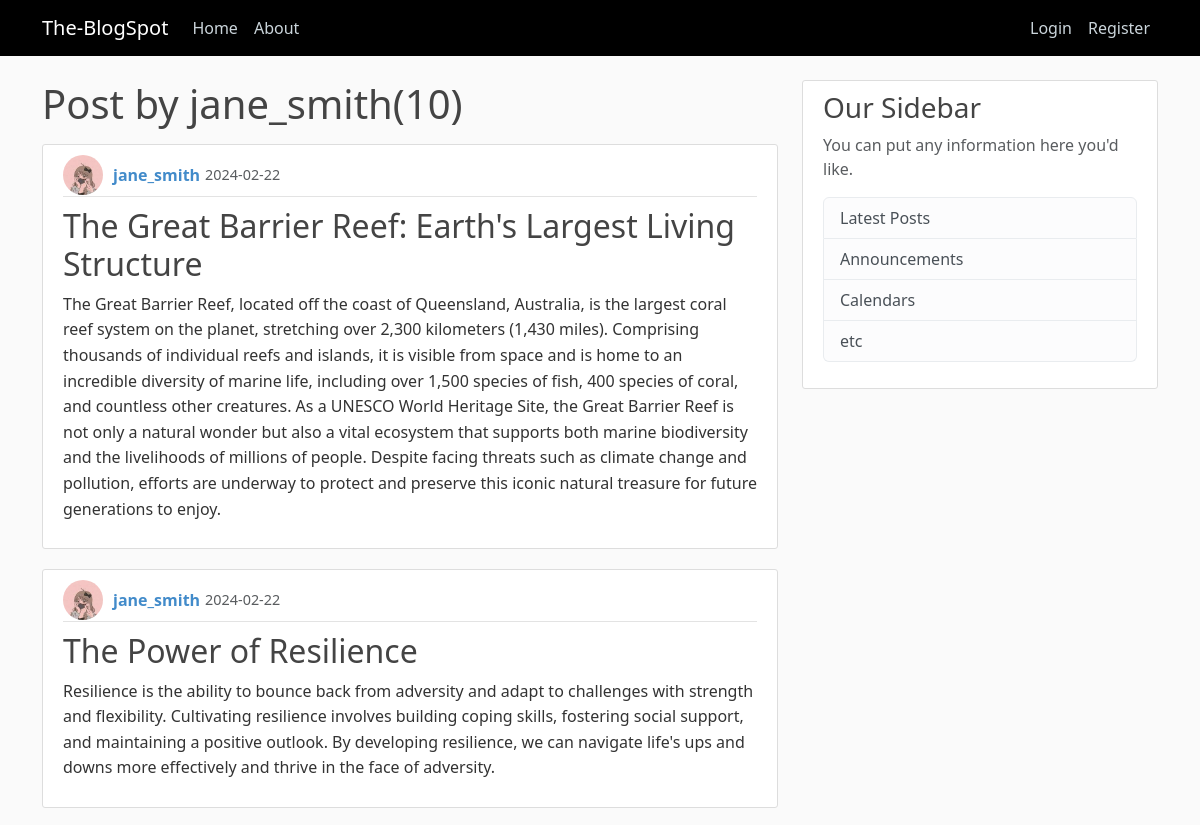
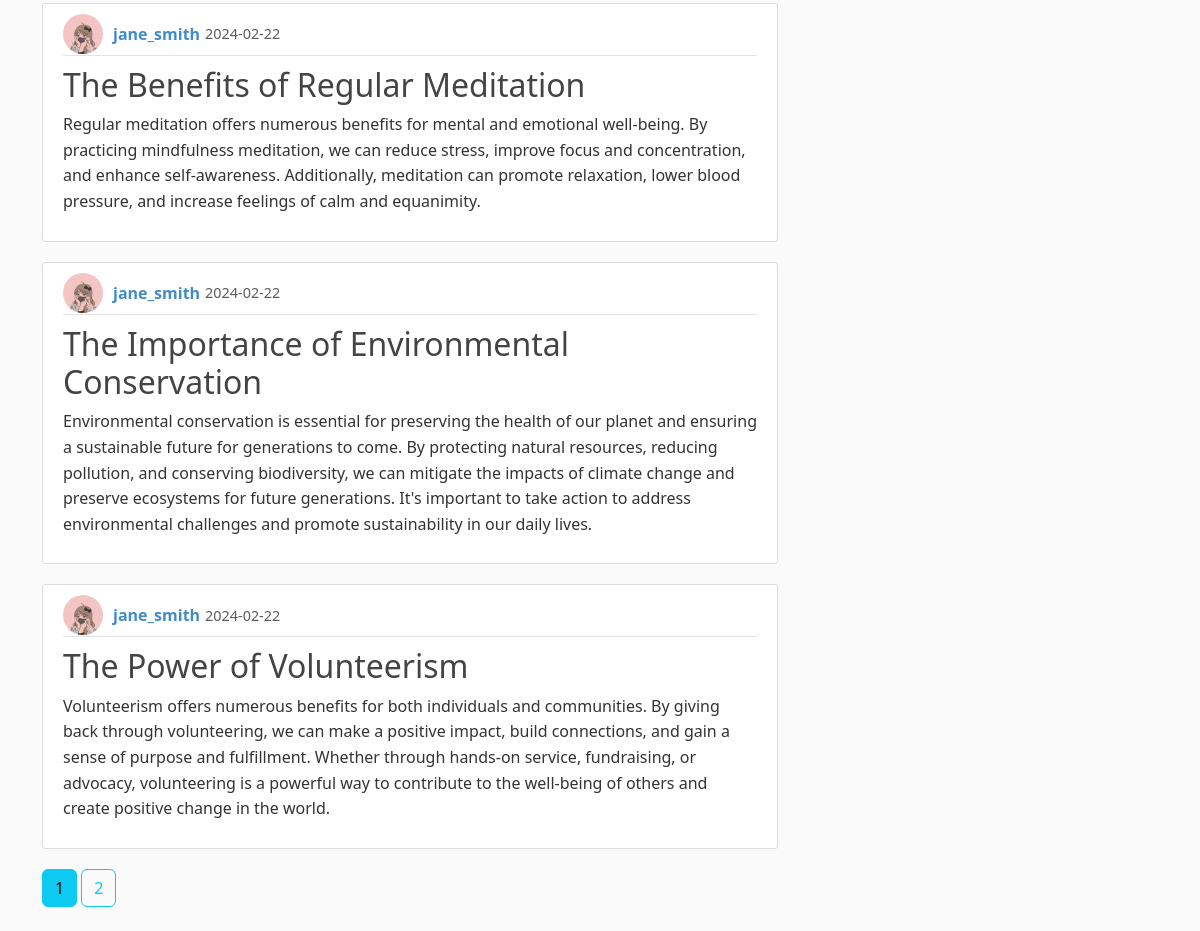
The page /user/jane_smith on the database its author committed (2 pictures, top to bottom).
### blogspot/models.py (models this page shows, shortened)
class User(db.Model, UserMixin):
    id = db.Column(db.Integer, primary_key =True)
    username = db.Column(db.String(20), unique =True, nullable =False)
    email = db.Column(db.String(100), unique =True, nullable =False)
    password = db.Column(db.String(50), nullable =False)
    image_file = db.Column(db.String(100), default='default.jpg', nullable =False)
    post = db.relationship('Post', backref ='author', lazy =True)

class Post(db.Model):
    id = db.Column(db.Integer, primary_key =True)
    title = db.Column(db.String(100), nullable =False)
    date_posted = db.Column(db.DateTime, nullable = False, default =datetime.utcnow)
    content = db.Column(db.Text, nullable =False)
    user_id = db.Column(db.Integer, db.ForeignKey('user.id'), nullable =False)

### blogspot/routes.py (the view)
@app.route("/user/<username>")
def user_post(username):
    page = request.args.get('page', 1, type =int)
    user = User.query.filter_by(username =username).first_or_404()
    posts =Post.query.filter_by(author =user).order_by(Post.date_posted.desc()).paginate(page =page, per_page =5)
    return render_template("user_post.html", posts= posts, user =user)

### blogspot/templates/user_post.html
{% extends "layout.html" %}
{% block content %}
<h1 class="mb-3">Post by {{user.username}}({{ posts.total }})</h1>
    {% for post in posts.items %}
    <article class="media content-section">
        <div class="media-body">
            <div class="article-metadata">
                <img class="rounded-circle article-img" src="{{ url_for('static', filename ='profile_pics/' + post.author.image_file ) }}">
                <a class="mr-2" href="{{url_for('user_post', username =post.author.username)}}">{{ post.author.username }}</a>
                <small class="text-muted">{{ post.date_posted.strftime('%Y-%m-%d') }}</small>
            </div>
            <h2><a class="article-title" href="{{ url_for('post', post_id =post.id)}}">{{ post.title }}</a></h2>
            <p class="article-content">{{ post.content }}</p>
        </div>
    </article>
    {% endfor %}
    {% for page_num in posts.iter_pages(left_edge =1, right_edge=1, left_current =1, right_current =2) %}
        {% if page_num %}
          {% if posts.page == page_num %}
            <a class="btn btn-info mb-4" href="{{ url_for('user_post',username =user.username, page=page_num) }}">{{ page_num }}</a>
          {% else %}
            <a class="btn btn-outline-info mb-4" href="{{ url_for('user_post', username =user.username, page=page_num) }}">{{ page_num }}</a>
          {% endif %}
        {% else %}
            ...
        {% endif %}
    {% endfor %}
{% endblock content %}

### blogspot/static/main.css (style rules this page uses)
a { text-decoration: none; }
body { background: #fafafa; color: #333333; margin-top: 5rem; }
h1, h2, h3, h4, h5, h6 { color: #444444; }
.content-section { background: #ffffff; padding: 10px 20px; border: 1px solid #dddddd; border-radius: 3px; margin-bottom: 20px; }
.article-title { color: #444444; }
.article-content { white-space: pre-line; }
.article-img { height: 65px; width: 65px; margin-right: 16px; }
.article-metadata { padding-bottom: 1px; margin-bottom: 4px; border-bottom: 1px solid #e3e3e3 }
.media { display: flex; align-items: center; }
.media-body { flex: 1; }
.article-metadata { display: flex; align-items: center; margin-bottom: 10px; }
.article-metadata img { height: 40px; width: 40px; margin-right: 10px; border-radius: 50%; }
.article-metadata a { color: #428bca; font-weight: bold; text-decoration: none; transition: color 0.3s; }
.article-metadata small { color: #888888; font-size: 0.9em; margin-left: 5px; }
.article-title { margin-top: 10px; }
.article-content { line-height: 1.6; }

### rows shown on the page
User: username "jane_smith"
Post: image_file (picture), author.username "jane_smith", date_posted "2024-02-22", title "The Great Barrier Reef: Earth's Largest Living Structure", content "The Great Barrier Reef, located off the coast of Queensland, Australia, is the largest coral reef system on the planet, stretching over 2,300 kilometers (1,430 miles). Comprising thousands of individual reefs and islands, it is visible from space and is home to an incredible diversity of marine life, including over 1,500 species of fish, 400 species of coral, and countless other creatures. As a UNESCO World Heritage Site, the Great Barrier Reef is not only a natural wonder but also a vital ecosystem that supports both marine biodiversity and the livelihoods of millions of people. Despite facing threats such as climate change and pollution, efforts are underway to protect and preserve this…"
Post: image_file (picture), author.username "jane_smith", date_posted "2024-02-22", title "The Power of Resilience", content "Resilience is the ability to bounce back from adversity and adapt to challenges with strength and flexibility. Cultivating resilience involves building coping skills, fostering social support, and maintaining a positive outlook. By developing resilience, we can navigate life's ups and downs more effectively and thrive in the face of adversity."
Post: image_file (picture), author.username "jane_smith", date_posted "2024-02-22", title "The Benefits of Regular Meditation", content "Regular meditation offers numerous benefits for mental and emotional well-being. By practicing mindfulness meditation, we can reduce stress, improve focus and concentration, and enhance self-awareness. Additionally, meditation can promote relaxation, lower blood pressure, and increase feelings of calm and equanimity."
Post: image_file (picture), author.username "jane_smith", date_posted "2024-02-22", title "The Importance of Environmental Conservation", content "Environmental conservation is essential for preserving the health of our planet and ensuring a sustainable future for generations to come. By protecting natural resources, reducing pollution, and conserving biodiversity, we can mitigate the impacts of climate change and preserve ecosystems for future generations. It's important to take action to address environmental challenges and promote sustainability in our daily lives."
Post: image_file (picture), author.username "jane_smith", date_posted "2024-02-22", title "The Power of Volunteerism", content "Volunteerism offers numerous benefits for both individuals and communities. By giving back through volunteering, we can make a positive impact, build connections, and gain a sense of purpose and fulfillment. Whether through hands-on service, fundraising, or advocacy, volunteering is a powerful way to contribute to the well-being of others and create positive change in the world."

### other values the page prints
{{ posts.total }} "10"
{{ page_num }} "1"
{{ page_num }} "2"
